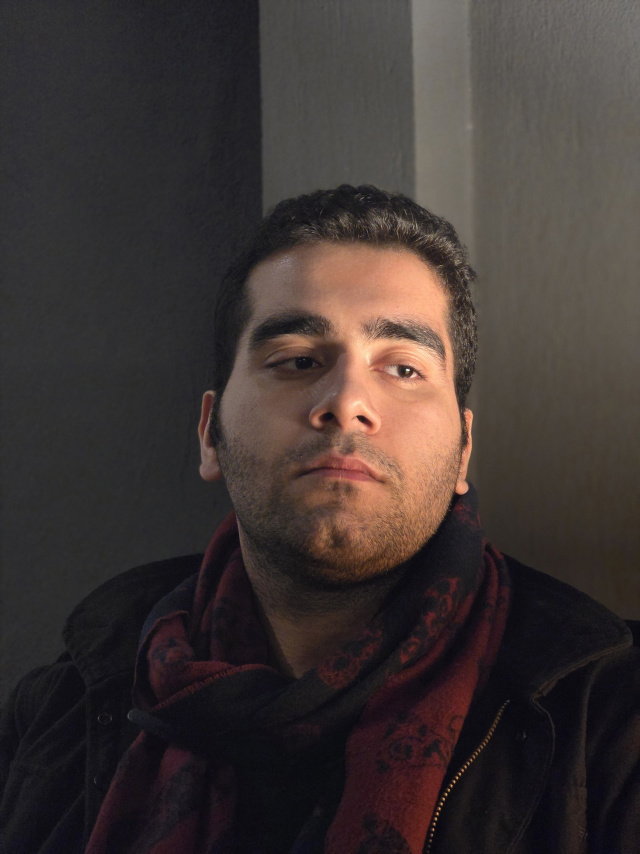
#> input picture source-photo.jpg, 1920 x 2560 px (shown at 1/3 size)
$ python -i prep_avatar.py   (imports and definitions only)
#> lines starting #> are read from the running program, lines starting #| are printed output that depends on the picture
#> further down, picture is the input picture: shape (2560, 1920, 3); mean B, G, R 51.6, 53.5, 62.6
#!/usr/bin/env python3
"""Build the two avatar variants used by the README cards and the website.

    light theme -> graphite pencil sketch on white paper
    dark  theme -> the real photo, gently graded

Usage (run once locally, needs `pip install -r scripts/requirements-local.txt`):

    python scripts/prep_avatar.py                    # uses assets/source/source-photo.jpg
    python scripts/prep_avatar.py my-photo.jpg --cx 1015 --cy 1215 --size 1500

--cx/--cy/--size describe the square crop in ORIGINAL photo pixels
(centre x, centre y, side length). Tweak them until the face is centred.
"""
from __future__ import annotations

import argparse
from pathlib import Path

import cv2
import numpy as np

ROOT = Path(__file__).resolve().parents[1]
OUT = ROOT / "assets" / "avatar"
SIZE = 512


def crop_square(img: np.ndarray, cx: int, cy: int, size: int) -> np.ndarray:
    h, w = img.shape[:2]
    size = min(size, h, w)
    x0 = int(np.clip(cx - size // 2, 0, w - size))
    y0 = int(np.clip(cy - size // 2, 0, h - size))
    return img[y0:y0 + size, x0:x0 + size]


def grade(img: np.ndarray) -> np.ndarray:
    """Lift shadows a little (CLAHE on luminance) while keeping natural colour."""
    lab = cv2.cvtColor(img, cv2.COLOR_BGR2LAB)
#> lab: shape (2560, 1920, 3); mean of channels 0, 1, 2 57.9, 131.6, 130.6
    l, a, b = cv2.split(lab)
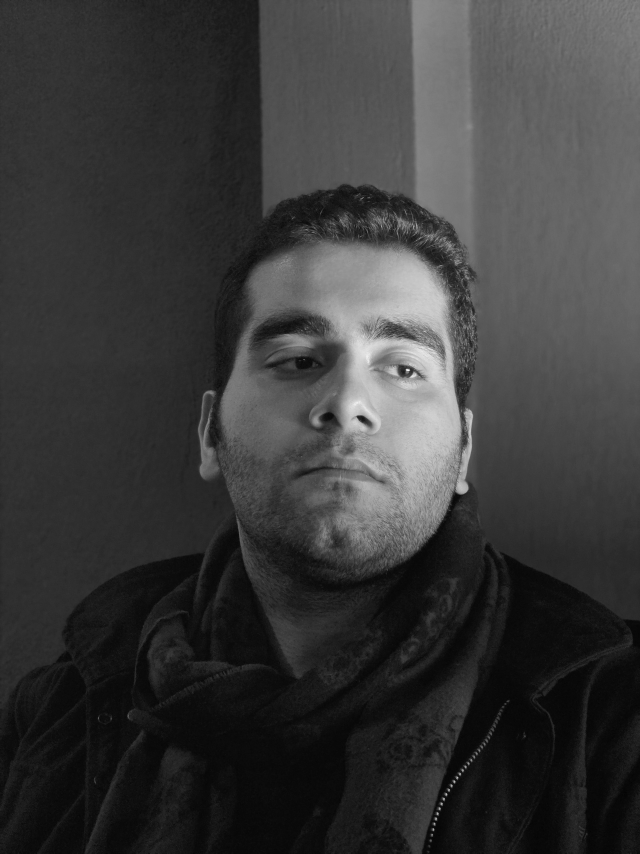
#> l: shape (2560, 1920) (shown at 1/3 size); min 1, max 254, mean 57.9
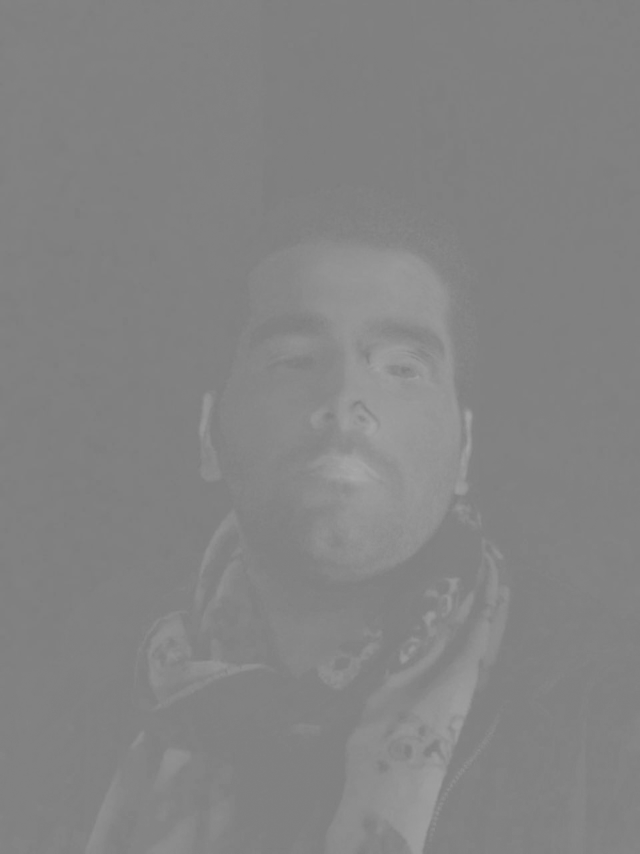
#> a: shape (2560, 1920) (shown at 1/3 size); min 123, max 169, mean 131.6
    l2 = cv2.createCLAHE(clipLimit=2.2, tileGridSize=(6, 6)).apply(l)
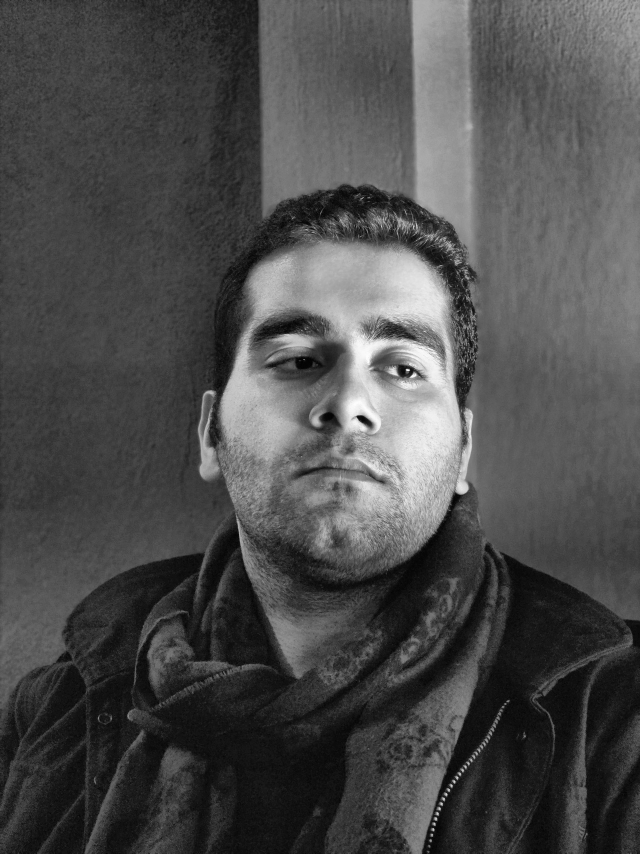
#> l2: shape (2560, 1920) (shown at 1/3 size); min 1, max 255, mean 76.3
    l = cv2.addWeighted(l, 0.45, l2, 0.55, 0)
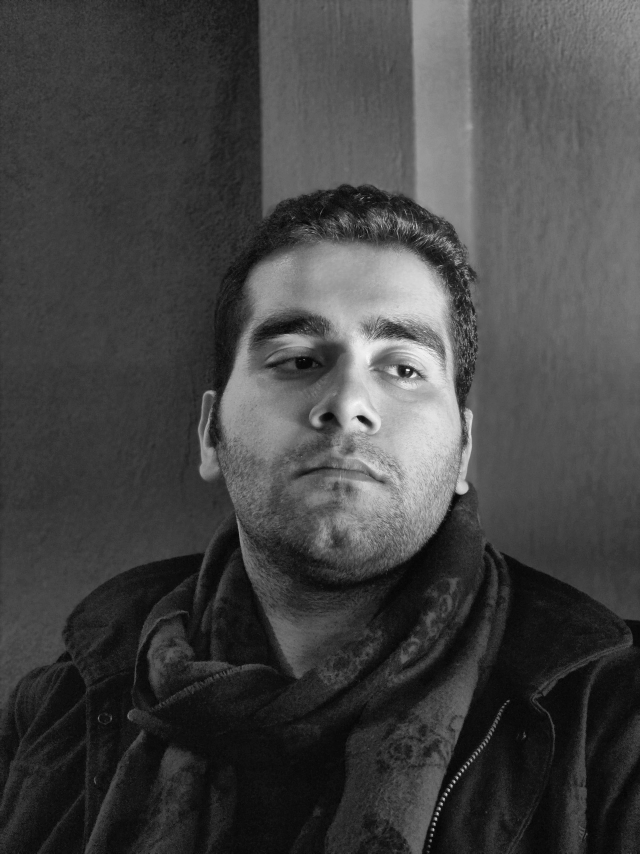
#> l: shape (2560, 1920) (shown at 1/3 size); min 1, max 255, mean 68
    return cv2.cvtColor(cv2.merge([l, a, b]), cv2.COLOR_LAB2BGR)
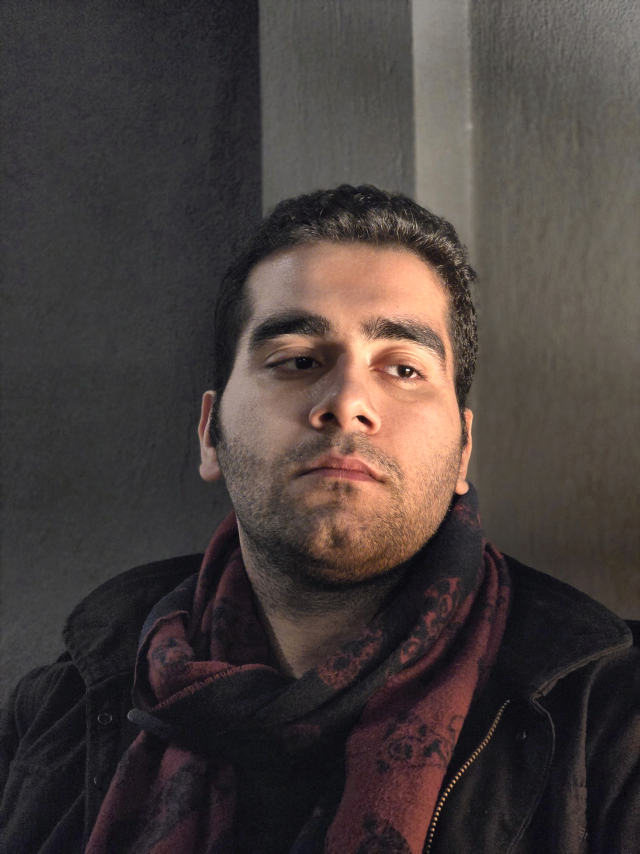
#> returned value: shape (2560, 1920, 3) (shown at 1/3 size); mean B, G, R 60.2, 62.6, 71.8


def sketch(img: np.ndarray) -> np.ndarray:
    """Clean pencil sketch: denoise -> colour-dodge lines -> faint graphite shading."""
    sm = img
    for _ in range(2):
        sm = cv2.bilateralFilter(sm, d=9, sigmaColor=55, sigmaSpace=9)
    g = cv2.cvtColor(sm, cv2.COLOR_BGR2GRAY)
    blur = cv2.GaussianBlur(255 - g, (0, 0), sigmaX=10)
    dodge = cv2.divide(g, 255 - blur, scale=256).astype(np.float32) / 255
    lines = np.clip((dodge - 0.20) / (0.99 - 0.20), 0, 1) ** 1.25

    lum = cv2.GaussianBlur(g, (0, 0), 6).astype(np.float32) / 255
    lum = np.clip((lum - 0.10) / 0.55, 0, 1)
    shading = 1 - (1 - lum) * 0.16
    out = np.clip(lines * shading, 0, 1)
    return (out * 255).astype(np.uint8)


def main() -> None:
    ap = argparse.ArgumentParser(description=__doc__, formatter_class=argparse.RawDescriptionHelpFormatter)
    ap.add_argument("source", nargs="?", default=str(ROOT / "assets" / "source" / "source-photo.jpg"))
    ap.add_argument("--cx", type=int, default=1015)
    ap.add_argument("--cy", type=int, default=1215)
    ap.add_argument("--size", type=int, default=1500)
    args = ap.parse_args()

    src = cv2.imread(args.source)
    if src is None:
        raise SystemExit(f"cannot read {args.source}")
    face = cv2.resize(crop_square(src, args.cx, args.cy, args.size), (SIZE, SIZE), interpolation=cv2.INTER_AREA)
    graded = grade(face)

    OUT.mkdir(parents=True, exist_ok=True)
    cv2.imwrite(str(OUT / "avatar-dark.webp"), graded, [cv2.IMWRITE_WEBP_QUALITY, 86])
    cv2.imwrite(str(OUT / "avatar-light.webp"), sketch(graded), [cv2.IMWRITE_WEBP_QUALITY, 88])
    print(f"wrote {OUT / 'avatar-dark.webp'} and {OUT / 'avatar-light.webp'} ({SIZE}x{SIZE})")


# [2 lines not run here, left out]

>>> import cv2
>>> picture = cv2.imread('../source-photo.jpg')
>>> result = grade(picture)
